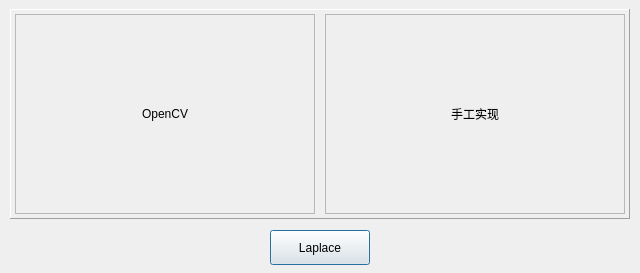
<?xml version="1.0" encoding="UTF-8"?>
<ui version="4.0">
 <class>dlg_laplace</class>
 <widget class="QDialog" name="dlg_laplace">
  <property name="geometry">
   <rect>
    <x>0</x>
    <y>0</y>
    <width>640</width>
    <height>273</height>
   </rect>
  </property>
  <property name="windowTitle">
   <string>Laplace与Sobel算子</string>
  </property>
  <widget class="QFrame" name="frm_output">
   <property name="geometry">
    <rect>
     <x>10</x>
     <y>9</y>
     <width>620</width>
     <height>210</height>
    </rect>
   </property>
   <property name="frameShape">
    <enum>QFrame::Panel</enum>
   </property>
   <property name="frameShadow">
    <enum>QFrame::Raised</enum>
   </property>
   <widget class="QLabel" name="lbl_opencv">
    <property name="geometry">
     <rect>
      <x>5</x>
      <y>5</y>
      <width>300</width>
      <height>200</height>
     </rect>
    </property>
    <property name="frameShape">
     <enum>QFrame::StyledPanel</enum>
    </property>
    <property name="text">
     <string>OpenCV</string>
    </property>
    <property name="alignment">
     <set>Qt::AlignCenter</set>
    </property>
   </widget>
   <widget class="QLabel" name="lbl_manual">
    <property name="geometry">
     <rect>
      <x>315</x>
      <y>5</y>
      <width>300</width>
      <height>200</height>
     </rect>
    </property>
    <property name="frameShape">
     <enum>QFrame::StyledPanel</enum>
    </property>
    <property name="text">
     <string>手工实现</string>
    </property>
    <property name="alignment">
     <set>Qt::AlignCenter</set>
    </property>
   </widget>
  </widget>
  <widget class="QPushButton" name="btn_laplace">
   <property name="geometry">
    <rect>
     <x>270</x>
     <y>230</y>
     <width>100</width>
     <height>35</height>
    </rect>
   </property>
   <property name="text">
    <string>Laplace</string>
   </property>
  </widget>
 </widget>
 <resources/>
 <connections>
  <connection>
   <sender>btn_laplace</sender>
   <signal>clicked()</signal>
   <receiver>dlg_laplace</receiver>
   <slot>image_proc()</slot>
   <hints>
    <hint type="sourcelabel">
     <x>319</x>
     <y>247</y>
    </hint>
    <hint type="destinationlabel">
     <x>319</x>
     <y>136</y>
    </hint>
   </hints>
  </connection>
 </connections>
 <slots>
  <slot>image_proc()</slot>
 </slots>
</ui>
